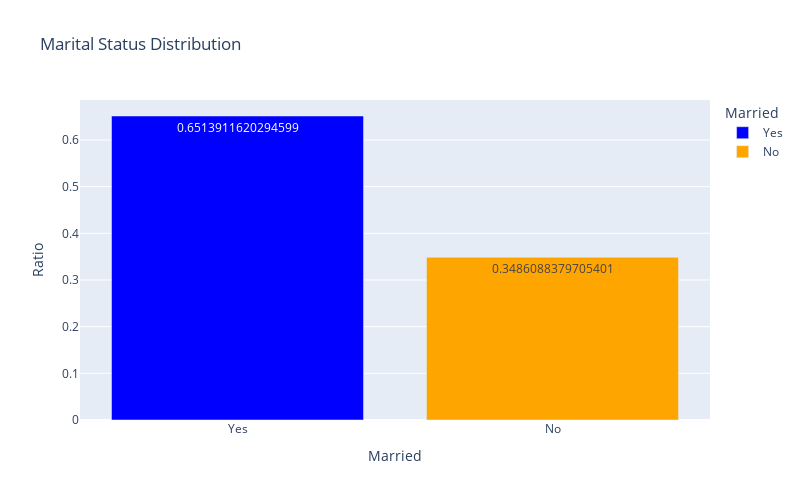

Notebook code cell kept with this figure:
### Markdown cell above
#### Martial Status Distribution

### Code cell
#Here we create a dataframe which contains counts and ratios
married_counts = train['Married'].value_counts(normalize=True).reset_index()
married_counts.columns = ['Married', 'Percentage']

fig = px.bar(married_counts,
             x='Married',
             y='Percentage',
             text='Percentage',                           #Percentage on bar graphs
             labels={'Percentage': 'Ratio'},              #Setting the y-axis name
             color='Married',
             color_discrete_sequence=['blue', 'orange'], 
             title='Marital Status Distribution',
             hover_data={'Married': False, 'Percentage': ':.2%'},
             width=800, height=500)

fig.show()

### Figure 1 — Plotly figure (JSON) as saved in the notebook; plotly's stock layout.template omitted (floating-point values rounded to 4 significant figures)
{"data": [{"alignmentgroup": "True", "hovertemplate": "Ratio=%{text:.2%}<extra></extra>", "legendgroup": "Yes", "marker": {"color": "blue", "pattern": {"shape": ""}}, "name": "Yes", "offsetgroup": "Yes", "orientation": "v", "showlegend": true, "text": [0.6514], "textposition": "auto", "type": "bar", "x": ["Yes"], "xaxis": "x", "y": [0.6514], "yaxis": "y"}, {"alignmentgroup": "True", "hovertemplate": "Ratio=%{text:.2%}<extra></extra>", "legendgroup": "No", "marker": {"color": "orange", "pattern": {"shape": ""}}, "name": "No", "offsetgroup": "No", "orientation": "v", "showlegend": true, "text": [0.3486], "textposition": "auto", "type": "bar", "x": ["No"], "xaxis": "x", "y": [0.3486], "yaxis": "y"}], "layout": {"barmode": "relative", "height": 500, "legend": {"title": {"text": "Married"}, "tracegroupgap": 0}, "title": {"text": "Marital Status Distribution"}, "width": 800, "xaxis": {"anchor": "y", "categoryarray": ["Yes", "No"], "categoryorder": "array", "domain": [0, 1], "title": {"text": "Married"}}, "yaxis": {"anchor": "x", "domain": [0, 1], "title": {"text": "Ratio"}}}}
